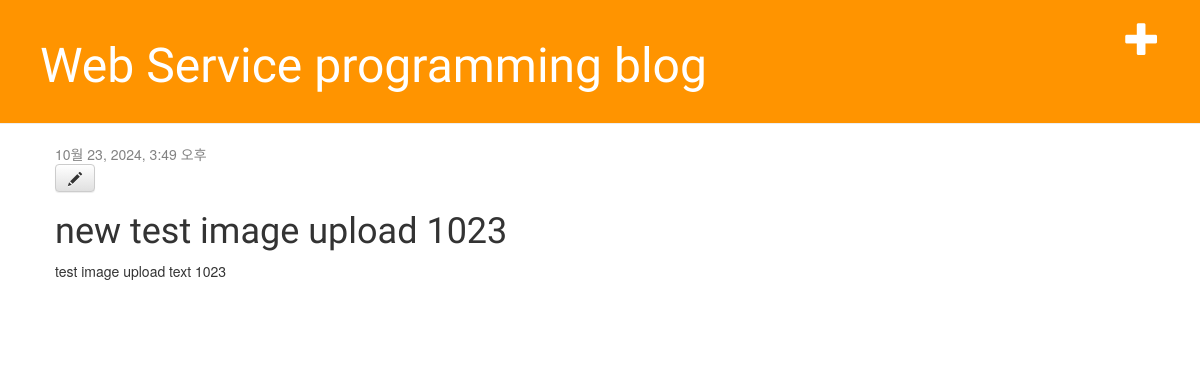
The page /post/8/ on the database its author committed.
### blog/models.py (models this page shows)
class Post(models.Model):
    author = models.ForeignKey(settings.AUTH_USER_MODEL, on_delete=models.CASCADE)
    title = models.CharField(max_length=200)
    text = models.TextField()
    created_date = models.DateTimeField(default=timezone.now)
    published_date = models.DateTimeField(blank=True, null=True)
    image = models.ImageField(upload_to='blog_image/%Y/%m/%d/', default='blog_image/default_error.png')

### blog/views.py (the view)
# urls.py: path('post/<int:pk>/', views.post_detail, name='post_detail'),
def post_detail(request, pk):
    post = get_object_or_404(Post, pk=pk)
    return render(request, 'blog/post_detail.html', {'post': post})

### blog/templates/blog/post_detail.html
{% extends 'blog/base.html' %}
{% block content %}
<div class="post">
{% if post.published_date %}
<div class="date">
{{ post.published_date }}
</div>
{% endif %}
<a class="btn btn-default" href="{% url 'post_edit' pk=post.pk %}">
<span class="glyphicon glyphicon-pencil"></span>
</a>
<h1>{{ post.title }}</h1>
<p>{{ post.text|linebreaksbr }}</p>
</div>
{% endblock %}

### blog/static/css/blog.css (style rules this page uses)
h1, h2, h3, h4 { font-family: 'Lobster', cursive; }
.date { color: #828282; }
.post { margin-bottom: 70px; }

### rows shown on the page
Post: published_date "10월 23, 2024, 3:49 오후", title "new test image upload 1023", text "test image upload text 1023"
